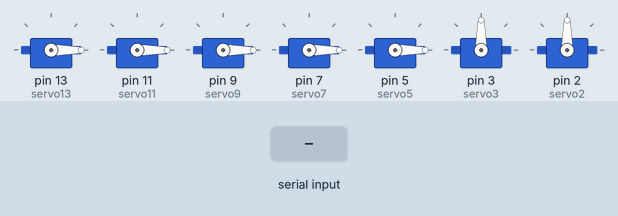
This sketch was run on a simulated Arduino Uno, built with avr-gcc and run on an emulated ATmega328P. Parts: 7 × servo. Inputs (shaded band) come from the test bench.

Above: at 1.2 s.
1.3 s: "a" received over Serial
At 2.5 s:
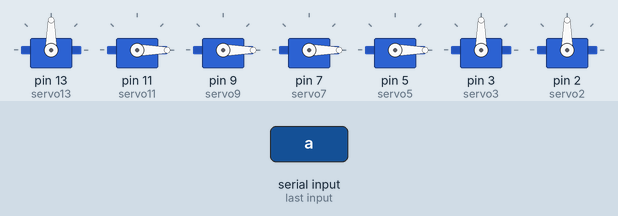
2.8 s: byte 111 ('o') received over Serial
At 3.8 s:
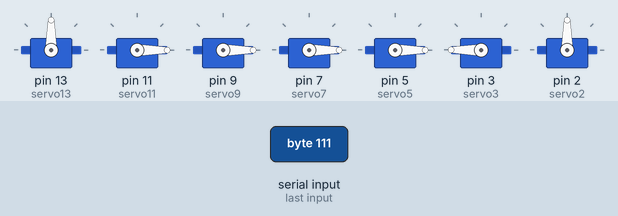
4.3 s: byte 107 ('k') received over Serial
At 4.9 s:
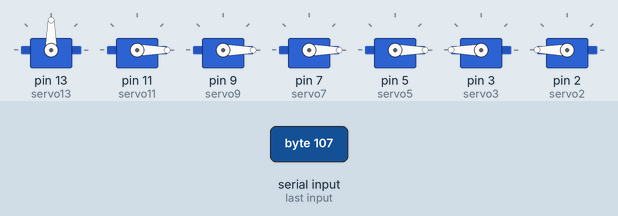
5.8 s: "d" received over Serial
At 7.0 s:
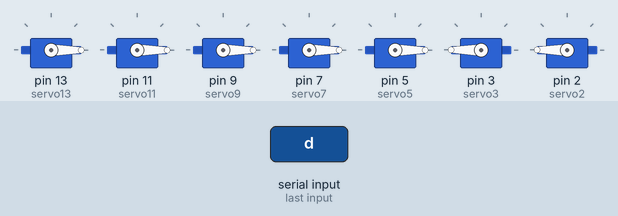
7.3 s: "w" received over Serial
At 8.4 s:
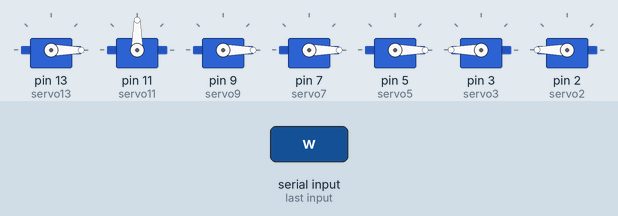
8.8 s: "q" received over Serial
At 9.5 s:
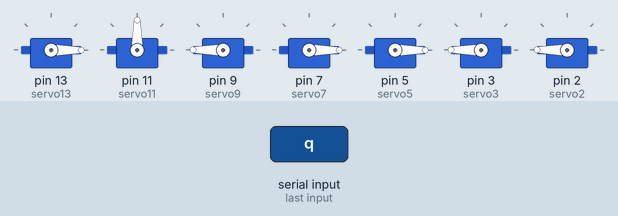
Timing chart, 0 to 11.3 s (numbered marks = the images above; inputs shaded):
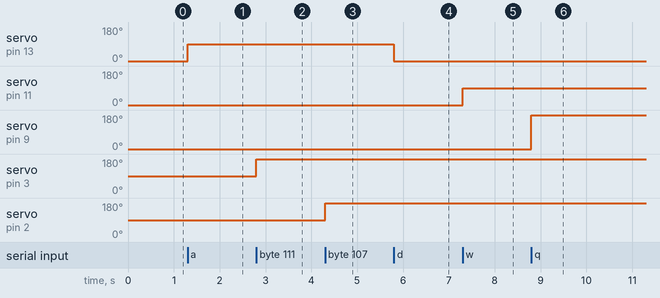

The sketch:

Final_Code.ino
```cpp
//Define servo library
#include <Servo.h>

//Define servos being used
Servo servo13;       //thumb
Servo servo11;       //index finger
Servo servo9;        //middle finger
Servo servo7;        //ring finger
Servo servo5;        //pinky finger
Servo servo3;        //Wrist rotation (Driveshaft)
Servo servo2;        //Wrist hinge

//Define initial position
int pos0 = 0;        //Fingers & Thumb initial position
int pos90 = 90;      //Wrist initial postion

//Define increment that servo will turn in degrees
int inc = 90;


void setup() {

Serial.begin(9600);

//Attach servos to pins on Arduino
servo13.attach(13);
servo11.attach(11);
servo9.attach(9);
servo7.attach(7);
servo5.attach(5);
servo3.attach(3);
servo2.attach(2);

//Define initial position for each servo
servo13.write(pos0);
servo11.write(pos0);
servo9.write(pos0);
servo7.write(pos0);
servo5.write(pos0);
servo3.write(pos90);
servo2.write(pos90);
}


void loop() {

//Needed for the loop to work
int i = 1;

//val is a variable that stores recieved data
int val = Serial.read();

//---------------------------Servo13------------------------------

while(val=='a' && i==1){
   val = Serial.read();

   //Limits how far the servo car turn
   if(pos0 <= 180){

   //Moves the servo with the defined increment of 90 degrees
   pos0=pos0+inc;
   servo13.write(pos0);

   //Speed of the servo turning
   delay(15);
   }
   }

//Opposite direction
while(val=='d' && i==1){
   val = Serial.read();

   if(pos0 >= 0){

   pos0=pos0-inc;
   servo13.write(pos0);

   delay(15);
   }
   }

//---------------------------Servo11------------------------------

   while(val=='w' && i==1){
   val = Serial.read();

   if(pos0 <= 180){

   pos0=pos0+inc;
   servo11.write(pos0);

   delay(15);
   }
   }

while(val=='s' && i==1){
   val = Serial.read();

   if(pos0 >= 0){

   pos0=pos0-inc;
   servo11.write(pos0);

   delay(15);
   }
   }

//---------------------------Servo9------------------------------

   while(val=='q' && i==1){
   val = Serial.read();

   if(pos0 <= 180){

   pos0=pos0+inc;
   servo9.write(pos0);

   delay(15);
   }
   }

while(val=='e' && i==1){
   val = Serial.read();

   if(pos0 >= 0){

   pos0=pos0-inc;
   servo9.write(pos0);

   delay(15);
   }
   }

//---------------------------Servo7------------------------------

   while(val=='z' && i==1){
   val = Serial.read();

   if(pos0 <= 180){

   pos0=pos0+inc;
   servo7.write(pos0);

   delay(15);
   }
   }

while(val=='x' && i==1){
   val = Serial.read();

   if(pos0 >= 0){

   pos0=pos0-inc;
   servo7.write(pos0);

   delay(15);
   }
   }

//---------------------------Servo5------------------------------

   while(val=='c' && i==1){
   val = Serial.read();

   if(pos0 <= 180){

   pos0=pos0+inc;
   servo5.write(pos0);

   delay(15);
   }
   }

while(val=='v' && i==1){
   val = Serial.read();

   if(pos0 >= 0){

   pos0=pos0-inc;
   servo5.write(pos0);

   delay(15);
   }
   }

//---------------------------Servo3------------------------------

   while(val=='o' && i==1){
   val = Serial.read();

   if(pos90 <= 180){

   pos90=pos90+inc;
   servo3.write(pos90);

   delay(15);
   }
   }

while(val=='p' && i==1){
   val = Serial.read();

  if(pos90 >=0){

   pos90=pos90-inc;
   servo3.write(pos90);

   delay(15);
   }
   }

//---------------------------Servo2------------------------------

   while(val=='k' && i==1){
   val = Serial.read();

   if(pos90 <= 180){

   pos90=pos90+inc;
   servo2.write(pos90);

   delay(15);
   }
   }

while(val=='l' && i==1){
   val = Serial.read();

   if(pos90 >= 0){

   pos90=pos90-inc;
   servo2.write(pos90);

   delay(15);
   }
   }
}
```

Measured:
- after the input at 1.3 s, servo on pin 13 (servo13): 0° → 90° at once
- after the input at 2.8 s, servo on pin 3 (servo3): 90° → 180° at once
- after the input at 4.3 s, servo on pin 2 (servo2): 90° → 180° at once
- after the input at 5.8 s, servo on pin 13 (servo13): 90° → 0° at once
- after the input at 7.3 s, servo on pin 11 (servo11): 0° → 90° at once
- after the input at 8.8 s, servo on pin 9 (servo9): 0° → 180° at once
